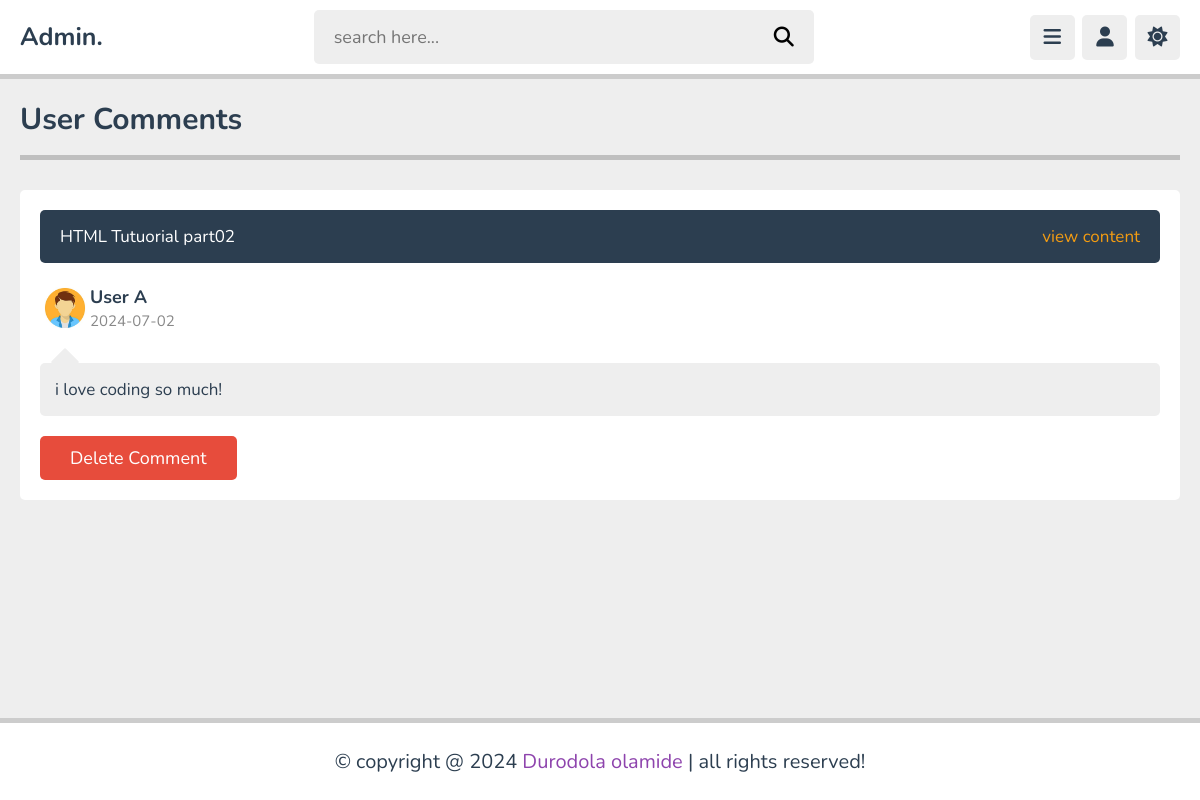
Page /admin/comments.php (signed in) on the committed database.
### tables this page shows
CREATE TABLE `comments` (
  `id` varchar(20) NOT NULL,
  `content_id` varchar(20) NOT NULL,
  `user_id` varchar(20) NOT NULL,
  `tutor_id` varchar(20) NOT NULL,
  `comment` varchar(1000) NOT NULL,
  `date` date NOT NULL DEFAULT current_timestamp()
);

CREATE TABLE `content` (
  `id` varchar(20) NOT NULL,
  `tutor_id` varchar(20) NOT NULL,
  `playlist_id` varchar(20) NOT NULL,
  `title` varchar(100) NOT NULL,
  `description` varchar(1000) NOT NULL,
  `video` varchar(100) NOT NULL,
  `thumb` varchar(100) NOT NULL,
  `date` date NOT NULL DEFAULT current_timestamp(),
  `status` varchar(20) NOT NULL
);

CREATE TABLE `users` (
  `id` varchar(20) NOT NULL,
  `name` varchar(50) NOT NULL,
  `email` varchar(50) NOT NULL,
  `password` varchar(50) NOT NULL,
  `image` varchar(100) NOT NULL
);

### admin/comments.php (the view, shortened to what this page needs)
<?php
include '../components/connect.php';
if (isset($_COOKIE['tutor_id'])) {
    $tutor_id = $_COOKIE['tutor_id'];
} else {
    $tutor_id = '';
    header('location:login.php');
}
?>
<!DOCTYPE html>
<html lang="en">
<head>
    <link rel="stylesheet" href="https://cdnjs.cloudflare.com/ajax/libs/font-awesome/6.2.0/css/all.min.css">
    <link rel="stylesheet" href="../css/admin_style.css">
</head>
<body>
    <?php include '../components/admin_header.php'; ?>
    <section class="comments">
        <h1 class="heading">user comments</h1>
        <div class="box-container">
            <?php
            $select_comments = $conn->prepare("SELECT * FROM `comments` WHERE tutor_id = ?");
            $select_comments->execute([$tutor_id]);
            if ($select_comments->rowCount() > 0) {
                while ($fetch_comment = $select_comments->fetch(PDO::FETCH_ASSOC)) {
                    $comment_id = $fetch_comment['user_id'];
                    $select_commentor = $conn->prepare("SELECT * FROM `users` WHERE id = ?");
                    $select_commentor->execute([$comment_id]);
                    $fetch_commentor = $select_commentor->fetch(PDO::FETCH_ASSOC);
                    $select_content = $conn->prepare("SELECT * FROM `content` WHERE id = ?");
                    $select_content->execute([$fetch_comment['content_id']]);
                    $fetch_content = $select_content->fetch(PDO::FETCH_ASSOC);
                    ?>
                    <div class="box">
                        <div class="comment-content">
                            <p><?= $fetch_content['title']; ?></p>
                            <a href="view_content.php?get_id=<?= $fetch_content['id']; ?>">view content</a>
                        </div>
                        <div class="user">
                            <img src="../uploaded_files/<?= $fetch_commentor['image']; ?>" alt="">
                            <div>
                                <h3><?= $fetch_commentor['name']; ?></h3>
                                <span><?= $fetch_comment['date']; ?></span>
                            </div>
                        </div>
                        <p class="comment-box"><?= $fetch_comment['comment']; ?></p>
                        <form action="" method="POST">
                            <input type="submit" value="delete comment" name="delete_comment" class="inline-delete-btn" onclick="return confirm('delete this comment?');">
                        </form>
                    </div>
                <?php
                }
            } else {
                echo '<p class="empty">no comments added yet!</p>';
            }
            ?>
        </div>
    </section>
    <?php include '../components/admin_footer.php'; ?>
</body>
</html>

### css/admin_style.css (style rules this page uses)
:root { --main-color: #8e44ad; --red: #e74c3c; --orange: #f39c12; --white: #fff; --black: #2c3e50; --light-color: #888; --light-bg: #eee; --border: .5rem solid rgba(0,0,0,.2); }
* { font-family: 'Nunito', sans-serif; margin: 0; padding: 0; box-sizing: border-box; outline: none; border: none; text-decoration: none; }
html { font-size: 62.5%; overflow-x: hidden; }
body { background-color: var(--light-bg); padding-bottom: 9rem; padding-left: 30rem; }
section { padding: 2rem; margin: 0 auto; max-width: 1200px; }
.heading { font-size: 3rem; color: var(--black); text-transform: capitalize; padding-bottom: 1.5rem; margin-bottom: 3rem; border-bottom: var(--border); }
.btn, .option-btn, .delete-btn, .inline-btn, .inline-option-btn, .inline-delete-btn { border-radius: .5rem; padding: 1rem 3rem; font-size: 1.8rem; color: #fff; margin-top: 1rem; text-transform: capitalize; cursor: pointer; text-align: center; }
.inline-btn, .inline-option-btn, .inline-delete-btn { display: inline-block; }
.delete-btn, .inline-delete-btn { background-color: var(--red); }
.comments .box-container .box { display: grid; gap: .5rem; background-color: var(--white); border-radius: .5rem; padding: 2rem; }
.comments .box-container .box .user { display: flex; align-items: center; gap: 1.5; }
.comments .box-container .box .user { padding-bottom: 1rem; }
.comments .box-container .box .user img { height: 5rem; width: 5rem; border-radius: 50%; object-fit: cover; }
.comments .box-container .box .user h3 { font-size: large; color: var(--black); margin-bottom: .2rem; }
.comments .box-container .box .user span { font-size: 1.5rem; color: var(--light-color); }
.comments .box-container .box .comment-box { background-color: var(--light-bg); border-radius: .5rem; position: relative; font-size: 1.7rem; color: var(--black); padding: 1.5rem; margin: .5rem 0; margin-top: 1.5rem; white-space: pre-line; }
.comments .box-container .box .comment-box::before { content: ''; position: absolute; top: -1.1rem; left: 1.5rem; height: 2rem; width: 2rem; border-radius: .1rem; transform: rotate(45deg); background-color: var(--light-bg); }
.comments .box-container .box .comment-content { background-color: var(--black); padding: 1.5rem 2rem; border-radius: .5rem; margin-bottom: 1.5rem; display: flex; gap: 1rem; align-items: center; justify-content: space-between; font-size: 1.7rem; }
.comments .box-container .box .comment-content a { color: var(--orange); }
.comments .box-container .box .comment-content p { color: var(--white); }
@media (max-width: 1200px) { body { padding-left: 0; } }

### rows in the picture
comments: content.title "HTML Tutuorial part02", user.image (picture), user.name "User A", date "2024-07-02", comment "i love coding so much!"
